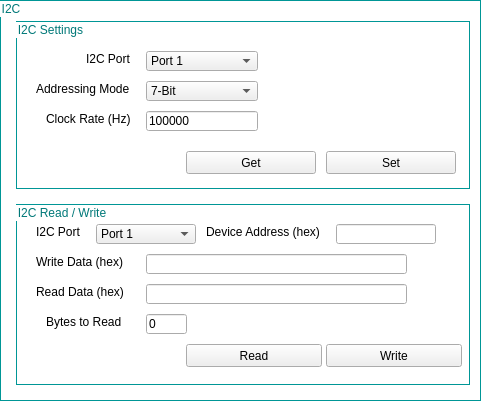
                   <widget class="QGroupBox" name="groupBox_29">
                    <property name="geometry">
                     <rect>
                      <x>23</x>
                      <y>33</y>
                      <width>481</width>
                      <height>401</height>
                     </rect>
                    </property>
                    <property name="styleSheet">
                     <string notr="true">QGroupBox{ border: 1px solid ;
background-color: transparent;
border-color: rgb(0,150,150);
color:rgb(0,120,120);
;}</string>
                    </property>
                    <property name="title">
                     <string>I2C</string>
                    </property>
                    <widget class="QGroupBox" name="groupBox_8">
                     <property name="geometry">
                      <rect>
                       <x>16</x>
                       <y>21</y>
                       <width>454</width>
                       <height>168</height>
                      </rect>
                     </property>
                     <property name="title">
                      <string>I2C Settings</string>
                     </property>
                     <widget class="QComboBox" name="i2caddressmode">
                      <property name="geometry">
                       <rect>
                        <x>130</x>
                        <y>60</y>
                        <width>112</width>
                        <height>20</height>
                       </rect>
                      </property>
                      <property name="sizePolicy">
                       <sizepolicy hsizetype="Expanding" vsizetype="Fixed">
                        <horstretch>0</horstretch>
                        <verstretch>0</verstretch>
                       </sizepolicy>
                      </property>
                      <property name="minimumSize">
                       <size>
                        <width>112</width>
                        <height>0</height>
                       </size>
                      </property>
                      <property name="currentIndex">
                       <number>0</number>
                      </property>
                      <property name="maxVisibleItems">
                       <number>2</number>
                      </property>
                      <item>
                       <property name="text">
                        <string>7-Bit</string>
                       </property>
                      </item>
                      <item>
                       <property name="text">
                        <string>10-Bit</string>
                       </property>
                      </item>
                     </widget>
                     <widget class="QLabel" name="label_AdressinngMode">
                      <property name="geometry">
                       <rect>
                        <x>20</x>
                        <y>60</y>
                        <width>101</width>
                        <height>16</height>
                       </rect>
                      </property>
                      <property name="styleSheet">
                       <string notr="true">QLabel{border:0px}</string>
                      </property>
                      <property name="text">
                       <string>Addressing Mode</string>
                      </property>
                     </widget>
                     <widget class="QLabel" name="label_Clockrate">
                      <property name="geometry">
                       <rect>
                        <x>30</x>
                        <y>90</y>
                        <width>91</width>
                        <height>16</height>
                       </rect>
                      </property>
                      <property name="styleSheet">
                       <string notr="true">QLabel{border:0px}</string>
                      </property>
                      <property name="text">
                       <string>Clock Rate (Hz)</string>
                      </property>
                     </widget>
                     <widget class="QLineEdit" name="i2cclock">
                      <property name="geometry">
                       <rect>
                        <x>130</x>
                        <y>90</y>
                        <width>112</width>
                        <height>20</height>
                       </rect>
                      </property>
                      <property name="minimumSize">
                       <size>
                        <width>112</width>
                        <height>0</height>
                       </size>
                      </property>
                      <property name="text">
                       <string>100000</string>
                      </property>
                     </widget>
                     <widget class="QLabel" name="label_I2CPort_2">
                      <property name="geometry">
                       <rect>
                        <x>70</x>
                        <y>30</y>
                        <width>51</width>
                        <height>16</height>
                       </rect>
                      </property>
                      <property name="styleSheet">
                       <string notr="true">QLabel{border:0px}</string>
                      </property>
                      <property name="text">
                       <string>I2C Port</string>
                      </property>
                     </widget>
                     <widget class="QComboBox" name="i2cport_setting">
                      <property name="geometry">
                       <rect>
                        <x>130</x>
                        <y>30</y>
                        <width>112</width>
                        <height>20</height>
                       </rect>
                      </property>
                      <property name="sizePolicy">
                       <sizepolicy hsizetype="Expanding" vsizetype="Fixed">
                        <horstretch>0</horstretch>
                        <verstretch>0</verstretch>
                       </sizepolicy>
                      </property>
                      <property name="currentIndex">
                       <number>0</number>
                      </property>
                      <property name="maxVisibleItems">
                       <number>3</number>
                      </property>
                      <item>
                       <property name="text">
                        <string>Port 1</string>
                       </property>
                      </item>
                      <item>
                       <property name="text">
                        <string>Port 2</string>
                       </property>
                      </item>
                     </widget>
                     <widget class="QPushButton" name="i2cget">
                      <property name="geometry">
                       <rect>
                        <x>170</x>
                        <y>130</y>
                        <width>130</width>
                        <height>23</height>
                       </rect>
                      </property>
                      <property name="text">
                       <string>Get</string>
                      </property>
                     </widget>
                     <widget class="QPushButton" name="i2cset">
                      <property name="geometry">
                       <rect>
                        <x>310</x>
                        <y>130</y>
                        <width>130</width>
                        <height>23</height>
                       </rect>
                      </property>
                      <property name="text">
                       <string>Set</string>
                      </property>
                     </widget>
                    </widget>
                    <widget class="QGroupBox" name="groupBox_19">
                     <property name="geometry">
                      <rect>
                       <x>16</x>
                       <y>204</y>
                       <width>454</width>
                       <height>181</height>
                      </rect>
                     </property>
                     <property name="minimumSize">
                      <size>
                       <width>441</width>
                       <height>161</height>
                      </size>
                     </property>
                     <property name="title">
                      <string>I2C Read / Write</string>
                     </property>
                     <widget class="QLineEdit" name="i2crdata">
                      <property name="geometry">
                       <rect>
                        <x>130</x>
                        <y>80</y>
                        <width>261</width>
                        <height>20</height>
                       </rect>
                      </property>
                      <property name="readOnly">
                       <bool>false</bool>
                      </property>
                     </widget>
                     <widget class="QLabel" name="label_ReadData">
                      <property name="geometry">
                       <rect>
                        <x>20</x>
                        <y>80</y>
                        <width>101</width>
                        <height>16</height>
                       </rect>
                      </property>
                      <property name="styleSheet">
                       <string notr="true">QLabel{border:0px}</string>
                      </property>
                      <property name="text">
                       <string>Read Data (hex)</string>
                      </property>
                     </widget>
                     <widget class="QLabel" name="label_DeviceAddress">
                      <property name="geometry">
                       <rect>
                        <x>190</x>
                        <y>20</y>
                        <width>131</width>
                        <height>16</height>
                       </rect>
                      </property>
                      <property name="styleSheet">
                       <string notr="true">QLabel{border:0px}</string>
                      </property>
                      <property name="text">
                       <string>Device Address (hex)</string>
                      </property>
                     </widget>
                     <widget class="QLabel" name="label_WriteData">
                      <property name="geometry">
                       <rect>
                        <x>20</x>
                        <y>50</y>
                        <width>101</width>
                        <height>16</height>
                       </rect>
                      </property>
                      <property name="styleSheet">
                       <string notr="true">QLabel{border:0px}

</string>
                      </property>
                      <property name="text">
                       <string>Write Data (hex)</string>
                      </property>
                     </widget>
                     <widget class="QLineEdit" name="i2cdevaddress">
                      <property name="geometry">
                       <rect>
                        <x>320</x>
                        <y>20</y>
                        <width>100</width>
                        <height>20</height>
                       </rect>
                      </property>
                      <property name="text">
                       <string/>
                      </property>
                     </widget>
                     <widget class="QComboBox" name="i2cport_readwrite">
                      <property name="geometry">
                       <rect>
                        <x>80</x>
                        <y>20</y>
                        <width>100</width>
                        <height>20</height>
                       </rect>
                      </property>
                      <property name="sizePolicy">
                       <sizepolicy hsizetype="Expanding" vsizetype="Fixed">
                        <horstretch>0</horstretch>
                        <verstretch>0</verstretch>
                       </sizepolicy>
                      </property>
                      <property name="currentIndex">
                       <number>0</number>
                      </property>
                      <property name="maxVisibleItems">
                       <number>3</number>
                      </property>
                      <item>
                       <property name="text">
                        <string>Port 1</string>
                       </property>
                      </item>
                      <item>
                       <property name="text">
                        <string>Port 2</string>
                       </property>
                      </item>
                     </widget>
                     <widget class="QLineEdit" name="i2cwdata">
                      <property name="geometry">
                       <rect>
                        <x>130</x>
                        <y>50</y>
                        <width>261</width>
                        <height>20</height>
                       </rect>
                      </property>
                      <property name="toolTip">
                       <string>&lt;html&gt;&lt;head/&gt;&lt;body&gt;&lt;p&gt;Two digit hex numbers space delimited.&lt;/p&gt;&lt;/body&gt;&lt;/html&gt;</string>
                      </property>
                      <property name="toolTipDuration">
                       <number>4000</number>
                      </property>
                      <property name="text">
                       <string/>
                      </property>
                     </widget>
                     <widget class="QLabel" name="label_I2CPort">
                      <property name="geometry">
                       <rect>
                        <x>20</x>
                        <y>20</y>
                        <width>51</width>
                        <height>16</height>
                       </rect>
                      </property>
                      <property name="styleSheet">
                       <string notr="true">QLabel{border:0px}</string>
                      </property>
                      <property name="text">
                       <string>I2C Port</string>
                      </property>
                     </widget>
                     <widget class="QLineEdit" name="i2cnumrbytes">
                      <property name="geometry">
                       <rect>
                        <x>130</x>
                        <y>110</y>
                        <width>41</width>
                        <height>20</height>
                       </rect>
                      </property>
                      <property name="text">
                       <string>0</string>
                      </property>
                     </widget>
                     <widget class="QLabel" name="label_BytesToRead">
                      <property name="geometry">
                       <rect>
                        <x>30</x>
                        <y>110</y>
                        <width>81</width>
                        <height>16</height>
                       </rect>
                      </property>
                      <property name="styleSheet">
                       <string notr="true">QLabel{border:0px}</string>
                      </property>
                      <property name="text">
                       <string>Bytes to Read</string>
                      </property>
                     </widget>
                     <widget class="QPushButton" name="i2cRead_Button">
                      <property name="geometry">
                       <rect>
                        <x>170</x>
                        <y>140</y>
                        <width>136</width>
                        <height>23</height>
                       </rect>
                      </property>
                      <property name="sizePolicy">
                       <sizepolicy hsizetype="Fixed" vsizetype="Fixed">
                        <horstretch>0</horstretch>
                        <verstretch>0</verstretch>
                       </sizepolicy>
                      </property>
                      <property name="minimumSize">
                       <size>
                        <width>136</width>
                        <height>0</height>
                       </size>
                      </property>
                      <property name="text">
                       <string>Read</string>
                      </property>
                     </widget>
                     <widget class="QPushButton" name="i2cWrite_Button">
                      <property name="geometry">
                       <rect>
                        <x>310</x>
                        <y>140</y>
                        <width>136</width>
                        <height>23</height>
                       </rect>
                      </property>
                      <property name="sizePolicy">
                       <sizepolicy hsizetype="Fixed" vsizetype="Fixed">
                        <horstretch>0</horstretch>
                        <verstretch>0</verstretch>
                       </sizepolicy>
                      </property>
                      <property name="minimumSize">
                       <size>
                        <width>136</width>
                        <height>0</height>
                       </size>
                      </property>
                      <property name="text">
                       <string>Write</string>
                      </property>
                     </widget>
                    </widget>
                   </widget>
